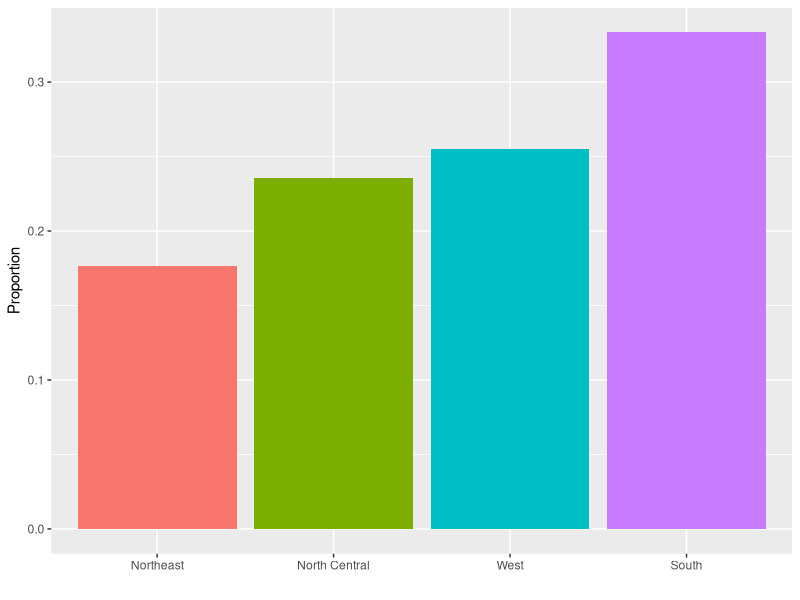
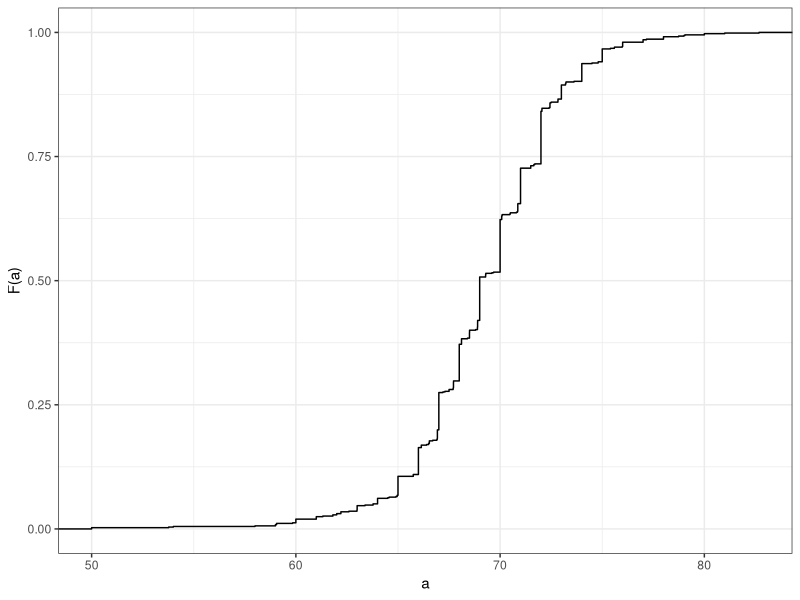
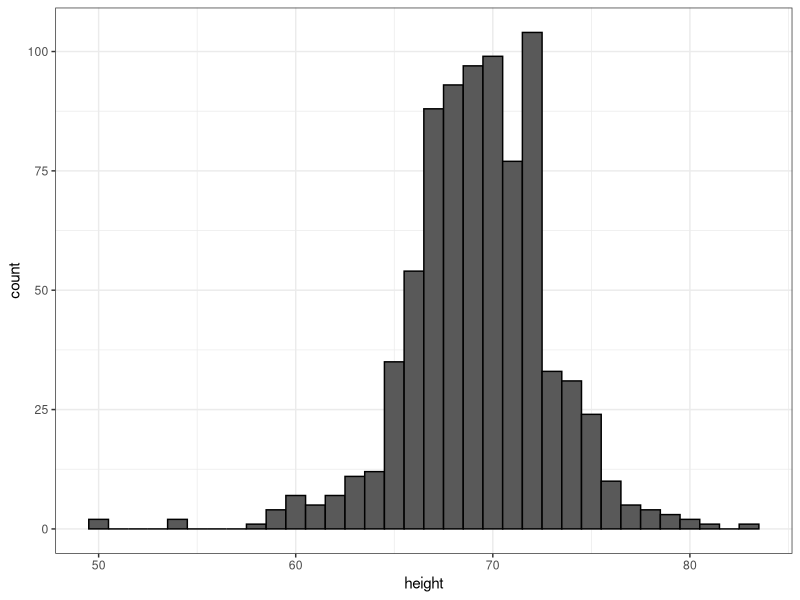
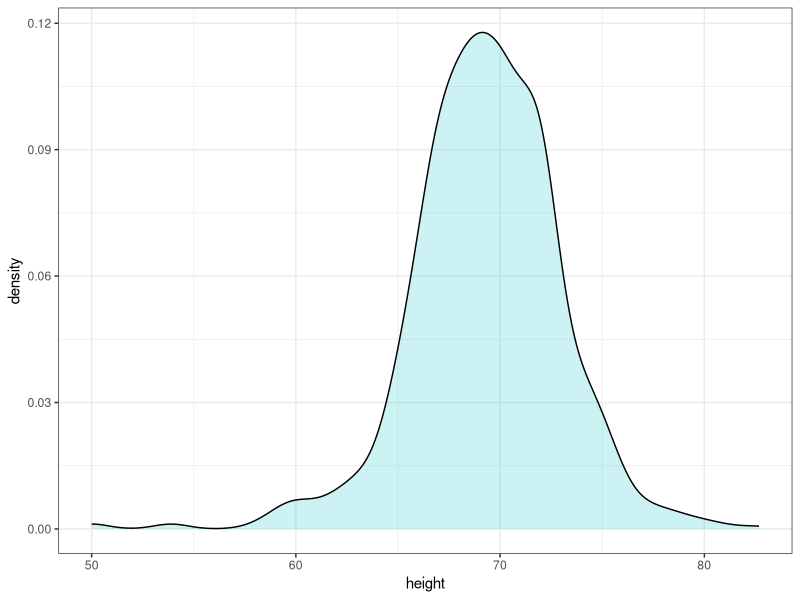
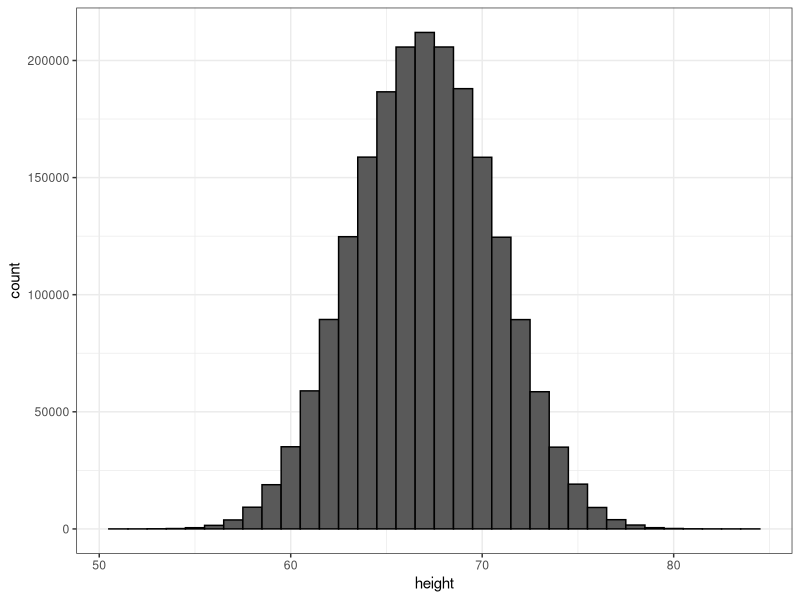
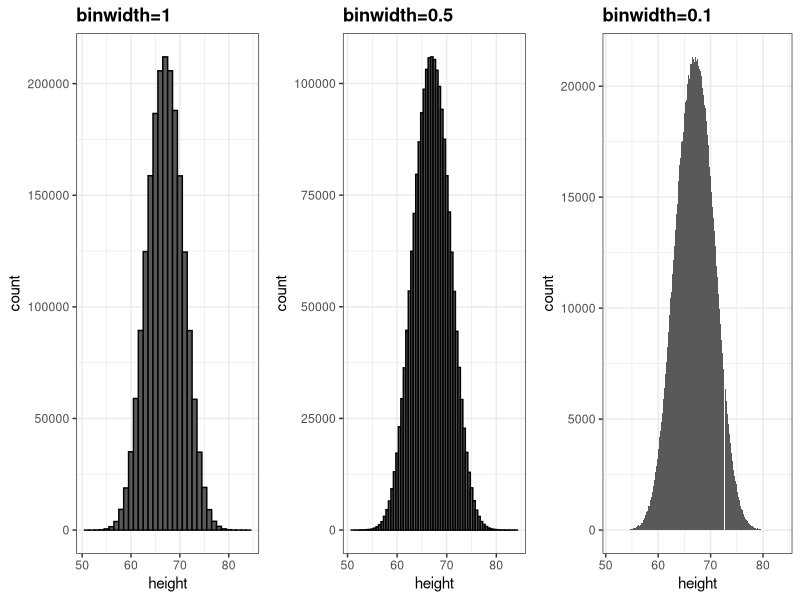
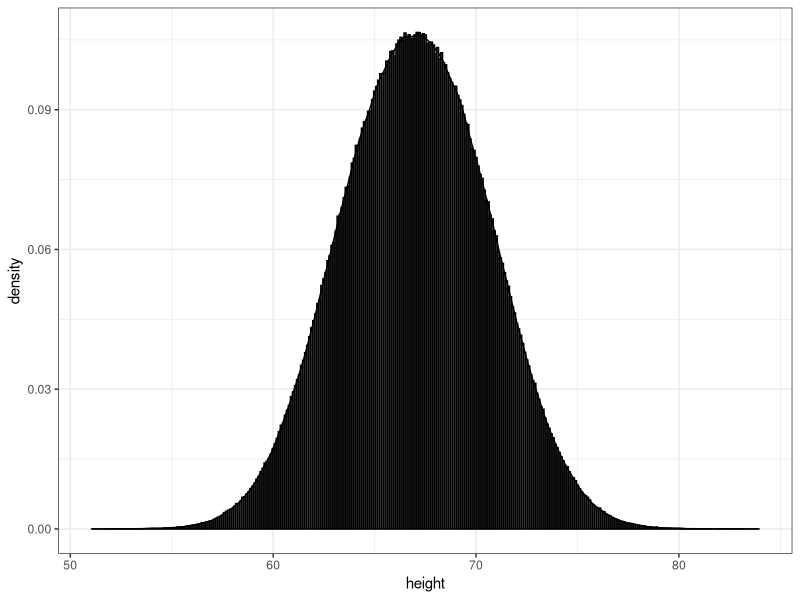
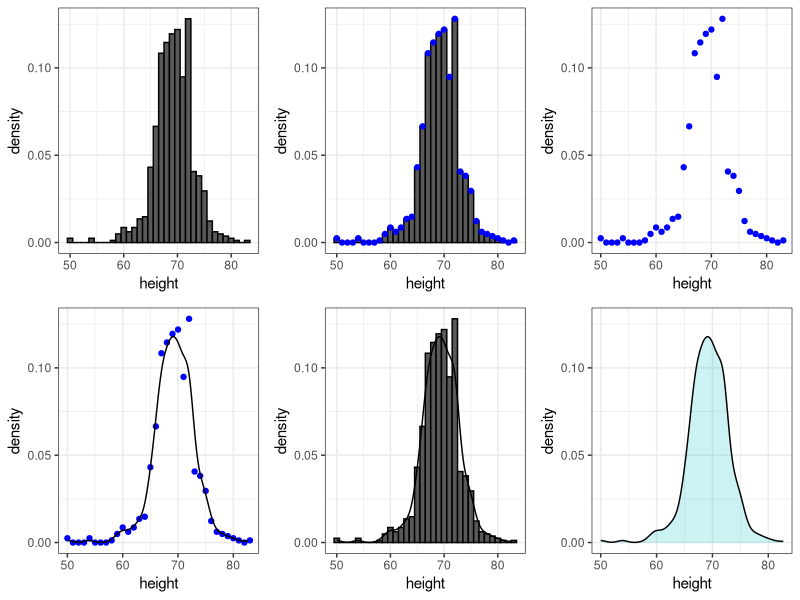

Write R code to recreate these figures, in order.
## ---- chunk 1
library(tidyverse)
library(dslabs)
data(heights)
## ---- chunk 2
prop.table(table(heights$sex))
## ---- chunk 3
murders %>% group_by(region) %>%
  summarize(n = n()) %>%
  mutate(Proportion = n/sum(n),
         region = reorder(region, Proportion)) %>%
  ggplot(aes(x=region, y=Proportion, fill=region)) +
  geom_bar(stat = "identity", show.legend = FALSE) +
  xlab("")
## ---- chunk 4
ds_theme_set()
heights %>% filter(sex=="Male") %>% ggplot(aes(height)) +
  stat_ecdf() +
  ylab("F(a)") + xlab("a")
## ---- chunk 5
heights %>%
  filter(sex=="Male") %>%
  ggplot(aes(height)) +
  geom_histogram(binwidth = 1, color = "black")
## ---- chunk 6
heights %>%
  filter(sex=="Male") %>%
  ggplot(aes(height)) +
  geom_density(alpha = .2, fill= "#00BFC4", color = 0) +
  geom_line(stat='density')
## ---- chunk 7
set.seed(1988)
x <- data.frame(height = c(rnorm(1000000,69,3), rnorm(1000000,65,3)))
x %>% ggplot(aes(height)) + geom_histogram(binwidth = 1, color = "black")
## ---- chunk 8
p1 <- x %>% ggplot(aes(height)) + geom_histogram(binwidth = 1, color = "black") + ggtitle("binwidth=1")
p2 <- x %>% ggplot(aes(height)) + geom_histogram(binwidth = 0.5, color="black") + ggtitle("binwidth=0.5")
p3 <- x %>% ggplot(aes(height)) + geom_histogram(binwidth = 0.1) + ggtitle("binwidth=0.1")
library(gridExtra)
grid.arrange(p1, p2, p3, nrow = 1)
## ---- chunk 9
x %>% ggplot(aes(height)) +
  geom_histogram(aes(y=..density..), binwidth = 0.1, color = I("black")) +
  geom_line(stat='density')
## ---- chunk 10
hist1 <- heights %>%
  filter(sex=="Male") %>%
  ggplot(aes(height)) +
  geom_histogram(aes(y=..density..), binwidth = 1, color="black")
hist2 <- hist1 +
  geom_line(stat='density')
hist3 <- hist1 +
  geom_point(data = ggplot_build(hist2)$data[[1]], aes(x,y), col = "blue")
hist4 <- ggplot() + geom_point(data = ggplot_build(hist2)$data[[1]], aes(x,y), col = "blue") +
  xlab("height") + ylab("density")
hist5 <- hist4 + geom_line(data = ggplot_build(hist2)$data[[2]], aes(x,y))
hist6 <- heights %>%
  filter(sex=="Male") %>%
  ggplot(aes(height)) +
  geom_density(alpha = 0.2, fill="#00BFC4", col = 0) +
  geom_line(stat='density') +
  scale_y_continuous(limits = layer_scales(hist2)$y$range$range)

grid.arrange(hist1, hist3, hist4, hist5, hist2, hist6, nrow=2)
## ---- chunk 11
p1 <- heights %>%
  filter(sex=="Male")%>% ggplot(aes(height)) +
  geom_histogram(aes(y=..density..), binwidth = 1, alpha = 0.5) +
  geom_line(stat='density', adjust = 0.5)

p2 <- heights %>%
  filter(sex=="Male") %>% ggplot(aes(height)) +
  geom_histogram(aes(y=..density..), binwidth = 1, alpha = 0.5) +
  geom_line(stat='density', adjust = 2)

grid.arrange(p1,p2, ncol=2)
## ---- chunk 12
d <- with(heights, density(height[sex=="Male"]))
tmp <- data.frame(height=d$x, density=d$y)
tmp %>% ggplot(aes(height,density)) + geom_line() +
  geom_area(aes(x=height,y=density), data = filter(tmp, between(height, 65, 68)), alpha=0.2, fill="#00BFC4")
## ---- chunk 13
heights %>%
  filter(sex=="Male") %>%
  ggplot(aes(height)) +
  geom_density(alpha=.2, fill= "#00BFC4", color = 0) +
  geom_line(stat='density')
## ---- chunk 14
heights %>%
  ggplot(aes(height, fill=sex)) +
  geom_density(alpha = 0.2, color = 0) +
  geom_line(stat='density')
## ---- chunk 15
library(dslabs)
ds_theme_set()
data(murders)
murders %>% group_by(region) %>%
  summarize(n = n()) %>%
  mutate(Proportion = n/sum(n),
         region = reorder(region, Proportion)) %>%
  ggplot(aes(x=region, y=Proportion, fill=region)) +
  geom_bar(stat = "identity", show.legend = FALSE) +
  xlab("")
## ---- chunk 16
heights %>% filter(sex == "Male") %>% ggplot(aes(height)) +
  stat_ecdf() +
  ylab("F(a)") + xlab("a")
## ---- chunk 17
murders %>% mutate(murder_rate = total/population * 10^5) %>%
  ggplot(aes(murder_rate)) +
  stat_ecdf() +
  ylab("F(a)") + xlab("a")
## ---- chunk 18
heights %>%
  filter(sex == "Male") %>%
  ggplot(aes(height)) +
  geom_histogram(binwidth = 1, color = "black")
## ---- chunk 19
murders %>% ggplot(aes(x=population/10^6)) +
  geom_density(fill = "grey") +
  scale_x_log10() +
  xlab("Population in millions")
## ---- chunk 20
library(gridExtra)
p1 <- murders %>% ggplot(aes(x=population/10^6)) +
  geom_density(fill = "grey", bw = 5) + xlab("Population in millions") + ggtitle("1")
p2 <- murders %>% ggplot(aes(x=population/10^6)) +
  geom_density(fill = "grey", bw = .05) + scale_x_log10() + xlab("Population in millions") + ggtitle("2")
p3 <- murders %>% ggplot(aes(x=population/10^6)) +
  geom_density(fill = "grey", bw = 1) + scale_x_log10() + xlab("Population in millions") + ggtitle("3")
grid.arrange(p1,p2,p3,ncol=2)
## ---- chunk 21
mu <- 0; s <- 1
norm_dist <- data.frame(x=seq(-4,4,len=50)*s+mu) %>% mutate(density=dnorm(x,mu,s))
norm_dist %>% ggplot(aes(x,density)) + geom_line()
## ---- chunk 22
m <- sum(x)/ length(x)
## ---- chunk 23
s <- sqrt(sum((x-mu)^2)/ length(x))
## ---- chunk 24
index <- heights$sex == "Male"
x <- heights$height[index]
## ---- chunk 25
m <- mean(x)
s <- sd(x)
c(average = m, sd = s)
## ---- chunk 26
norm_dist <- data.frame(x = seq(-4, 4, len=50)*s + m) %>%
  mutate(density = dnorm(x, m, s))

heights %>% filter(sex == "Male") %>% ggplot(aes(height)) +
  geom_density(fill="#0099FF") +
  geom_line(aes(x, density), data = norm_dist, lwd=1.5)
## ---- chunk 27
z <- scale(x)
## ---- chunk 28
mean(abs(z) < 2)
## ---- chunk 29
pnorm(-1.96)
## ---- chunk 30
qnorm(0.975)
## ---- chunk 31
qnorm(0.975, mean = 5, sd = 2)
## ---- chunk 32
mean(x <= 69.5)
## ---- chunk 33
p <- seq(0.05, 0.95, 0.05)
## ---- chunk 34
sample_quantiles <- quantile(x, p)
## ---- chunk 35
theoretical_quantiles <- qnorm(p, mean = mean(x), sd = sd(x))
## ---- chunk 36
qplot(theoretical_quantiles, sample_quantiles) + geom_abline()
## ---- chunk 37
data(murders)
murders <- murders %>% mutate(rate = total/population*100000)
library(gridExtra)
p1 <- murders %>% ggplot(aes(x=rate)) + geom_histogram(binwidth = 1) + ggtitle("Histogram")
p2 <- murders %>% ggplot(aes(sample=rate)) +
  geom_qq(dparams=summarize(murders, mean=mean(rate), sd=sd(rate))) +
  geom_abline() + ggtitle("QQ-plot")
grid.arrange(p1, p2, ncol = 2)
## ---- chunk 38
murders %>% ggplot(aes("",rate)) + geom_boxplot() +
  coord_cartesian(xlim = c(0, 2)) + xlab("")
## ---- chunk 39
heights %>% ggplot(aes(x=sex, y=height, fill=sex)) +
  geom_boxplot()
## ---- chunk 40
p1 <- heights %>% filter(sex == "Female") %>%
  ggplot(aes(height)) +
  geom_density(fill="#F8766D")
p2 <- heights %>% filter(sex == "Female") %>%
  ggplot(aes(sample=scale(height))) +
  geom_qq() + geom_abline() + ylab("Standard Units")
grid.arrange(p1, p2, ncol=2)
## ---- chunk 41
heights %>% filter(sex == "Female") %>%
  top_n(5, desc(height)) %>%
  pull(height)
## ---- chunk 42
library(tidyverse)
library(dslabs)
ds_theme_set()
data(gapminder)
tab <- gapminder %>% filter(year == 2010) %>% group_by(continent) %>% select(continent, population)
tab %>% ggplot(aes(x=continent, y=population/10^6)) +
  geom_boxplot() +
  scale_y_continuous(trans = "log10", breaks = c(1,10,100,1000)) + ylab("Population in millions")
## ---- chunk 43
murders %>% ggplot(aes(region)) + geom_bar()
## ---- chunk 44
data(murders)
tab <- murders %>%
  count(region) %>%
  mutate(proportion = n/sum(n))
tab
## ---- chunk 45
tab %>% ggplot(aes(region, proportion)) + geom_bar(stat = "identity")
## ---- chunk 46
heights %>%
  filter(sex == "Female") %>%
  ggplot(aes(height)) +
  geom_histogram(binwidth = 1, fill = "blue", col = "black") +
  xlab("Male heights in inches") +
  ggtitle("Histogram")
## ---- chunk 47
heights %>%
  filter(sex == "Female") %>%
  ggplot(aes(height)) +
  geom_density(fill="blue")
## ---- chunk 48
heights %>% ggplot(aes(sex, height)) +
  geom_boxplot()
## ---- chunk 49
heights %>% filter(sex=="Male") %>%
  ggplot(aes(sample = height)) +
  geom_qq()
## ---- chunk 50
x <- expand.grid(x = 1:12, y = 1:10) %>%
  mutate(z = 1:120)
## ---- chunk 51
x %>% ggplot(aes(x, y, fill = z)) +
  geom_raster() +
  scale_fill_gradientn(colors = terrain.colors(10))
## ---- chunk 52
x <- heights %>%
  filter(sex=="Male") %>%
  pull(height)
## ---- chunk 53
qplot(x, bins=15, color = I("black"), xlab = "Population")
